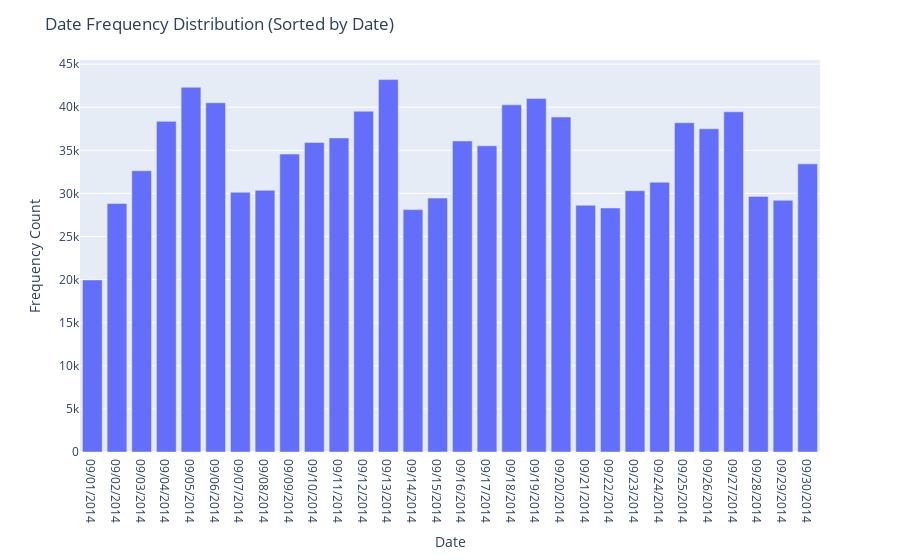

Notebook code cell kept with this figure:
### Code cell
# Perform frequency count of dates
date_counts = df['Date'].value_counts().reset_index()
date_counts.columns = ['Date', 'Frequency']

# Sort the date_counts DataFrame by 'Date' column in ascending order
date_counts = date_counts.sort_values('Date')

# Create Plotly bar chart for date frequency distribution
fig = px.bar(date_counts, x='Date', y='Frequency', labels={'Date': 'Date', 'Frequency': 'Frequency Count'})
fig.update_xaxes(type='category')  
fig.update_layout(title='Date Frequency Distribution (Sorted by Date)')
fig.show()

### Figure 1 — Plotly figure (JSON) as saved in the notebook; plotly's stock layout.template omitted (floating-point values rounded to 4 significant figures)
{"data": [{"alignmentgroup": "True", "hovertemplate": "Date=%{x}<br>Frequency Count=%{y}<extra></extra>", "legendgroup": "", "marker": {"color": "#636efa", "pattern": {"shape": ""}}, "name": "", "offsetgroup": "", "orientation": "v", "showlegend": false, "textposition": "auto", "type": "bar", "x": ["09/01/2014", "09/02/2014", "09/03/2014", "09/04/2014", "09/05/2014", "09/06/2014", "09/07/2014", "09/08/2014", "09/09/2014", "09/10/2014", "09/11/2014", "09/12/2014", "09/13/2014", "09/14/2014", "09/15/2014", "09/16/2014", "09/17/2014", "09/18/2014", "09/19/2014", "09/20/2014", "09/21/2014", "09/22/2014", "09/23/2014", "09/24/2014", "09/25/2014", "09/26/2014", "09/27/2014", "09/28/2014", "09/29/2014", "09/30/2014"], "xaxis": "x", "y": [19961, 28831, 32631, 38360, 42319, 40520, 30134, 30360, 34560, 35910, 36439, 39540, 43205, 28122, 29454, 36092, 35531, 40274, 41017, 38864, 28620, 28312, 30316, 31301, 38203, 37504, 39468, 29656, 29201, 33431], "yaxis": "y"}], "layout": {"barmode": "relative", "legend": {"tracegroupgap": 0}, "margin": {"t": 60}, "title": {"text": "Date Frequency Distribution (Sorted by Date)"}, "xaxis": {"anchor": "y", "domain": [0, 1], "title": {"text": "Date"}, "type": "category"}, "yaxis": {"anchor": "x", "domain": [0, 1], "title": {"text": "Frequency Count"}}}}
